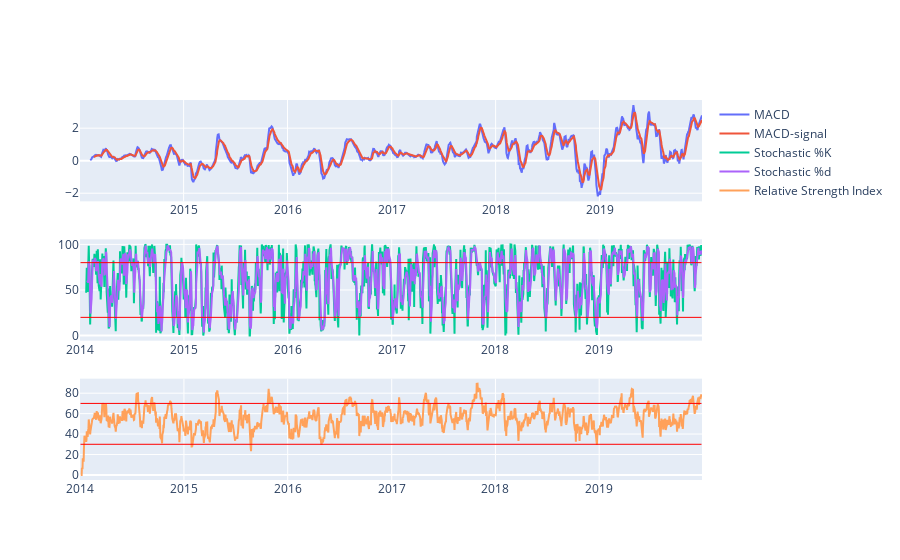

Notebook cell for this chart:
### Code cell
from plotly.subplots import make_subplots

# Plotting technical indicators 
fig1 = make_subplots(rows=3, cols=1)
fig1.append_trace(
    go.Scatter(x=full_msft_df.index, y=full_msft_df["macd"],mode='lines',name="MACD"),row=1,col=1
    )
fig1.append_trace(
    go.Scatter(x=full_msft_df.index, y=full_msft_df["macd-signal"],mode='lines',name="MACD-signal"),row=1,col=1
    )
fig1.append_trace(
    go.Scatter(x=full_msft_df.index, y=full_msft_df["stoch-%K"],mode='lines',name="Stochastic %K"),row=2,col=1
    )
fig1.append_trace(
    go.Scatter(x=full_msft_df.index, y=full_msft_df["stoch-%d"],mode='lines',name="Stochastic %d"),row=2,col=1
    )
fig1.append_trace(
    go.Scatter(x=full_msft_df.index, y=full_msft_df["rsi"],mode='lines',name="Relative Strength Index"),row=3,col=1
    )
fig1['layout'].update(shapes=[{'type': 'line','y0':80,'y1': 80,'x0':str(full_msft_df.index[0]), 
                              'x1':str(full_msft_df.index[-1]),'xref':'x2','yref':'y2',
                              'line': {'color': 'red','width': 1.0}},
                              {'type': 'line','y0':20,'y1': 20,'x0':str(full_msft_df.index[0]), 
                              'x1':str(full_msft_df.index[-1]),'xref':'x2','yref':'y2',
                              'line': {'color': 'red','width': 1.0}},
                             {'type': 'line','y0':70,'y1': 70,'x0':str(full_msft_df.index[0]), 
                              'x1':str(full_msft_df.index[-1]),'xref':'x3','yref':'y3',
                              'line': {'color': 'red','width': 1.0}},
                             {'type': 'line','y0':30,'y1': 30,'x0':str(full_msft_df.index[0]), 
                              'x1':str(full_msft_df.index[-1]),'xref':'x3','yref':'y3',
                              'line': {'color': 'red','width': 1.0}}])

fig1.show()

### Figure 1 — Plotly figure (JSON) as saved in the notebook; plotly's stock layout.template omitted (floating-point values rounded to 4 significant figures; data arrays with more than 128 entries replaced by an {"elided": "..."} marker saying what was removed)
{"data": [{"mode": "lines", "name": "MACD", "type": "scatter", "x": {"elided": "1507 str values"}, "xaxis": "x", "y": {"elided": "1507 float values"}, "yaxis": "y"}, {"mode": "lines", "name": "MACD-signal", "type": "scatter", "x": {"elided": "1507 str values"}, "xaxis": "x", "y": {"elided": "1507 float values"}, "yaxis": "y"}, {"mode": "lines", "name": "Stochastic %K", "type": "scatter", "x": {"elided": "1507 str values"}, "xaxis": "x2", "y": {"elided": "1507 float values"}, "yaxis": "y2"}, {"mode": "lines", "name": "Stochastic %d", "type": "scatter", "x": {"elided": "1507 str values"}, "xaxis": "x2", "y": {"elided": "1507 float values"}, "yaxis": "y2"}, {"mode": "lines", "name": "Relative Strength Index", "type": "scatter", "x": {"elided": "1507 str values"}, "xaxis": "x3", "y": {"elided": "1507 float values"}, "yaxis": "y3"}], "layout": {"shapes": [{"line": {"color": "red", "width": 1}, "type": "line", "x0": "2014-01-02 00:00:00", "x1": "2019-12-27 00:00:00", "xref": "x2", "y0": 80, "y1": 80, "yref": "y2"}, {"line": {"color": "red", "width": 1}, "type": "line", "x0": "2014-01-02 00:00:00", "x1": "2019-12-27 00:00:00", "xref": "x2", "y0": 20, "y1": 20, "yref": "y2"}, {"line": {"color": "red", "width": 1}, "type": "line", "x0": "2014-01-02 00:00:00", "x1": "2019-12-27 00:00:00", "xref": "x3", "y0": 70, "y1": 70, "yref": "y3"}, {"line": {"color": "red", "width": 1}, "type": "line", "x0": "2014-01-02 00:00:00", "x1": "2019-12-27 00:00:00", "xref": "x3", "y0": 30, "y1": 30, "yref": "y3"}], "xaxis": {"anchor": "y", "domain": [0, 1]}, "xaxis2": {"anchor": "y2", "domain": [0, 1]}, "xaxis3": {"anchor": "y3", "domain": [0, 1]}, "yaxis": {"anchor": "x", "domain": [0.7333, 1]}, "yaxis2": {"anchor": "x2", "domain": [0.3667, 0.6333]}, "yaxis3": {"anchor": "x3", "domain": [0, 0.2667]}}}
